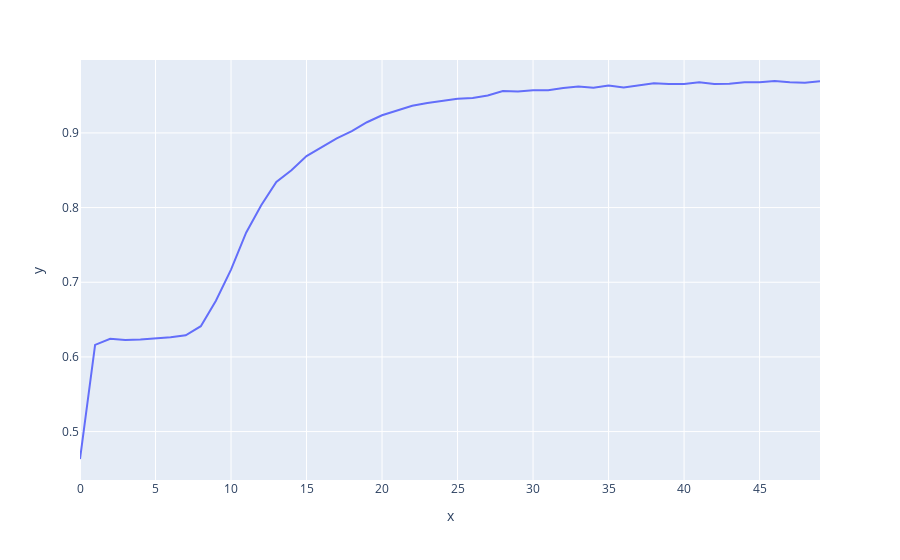
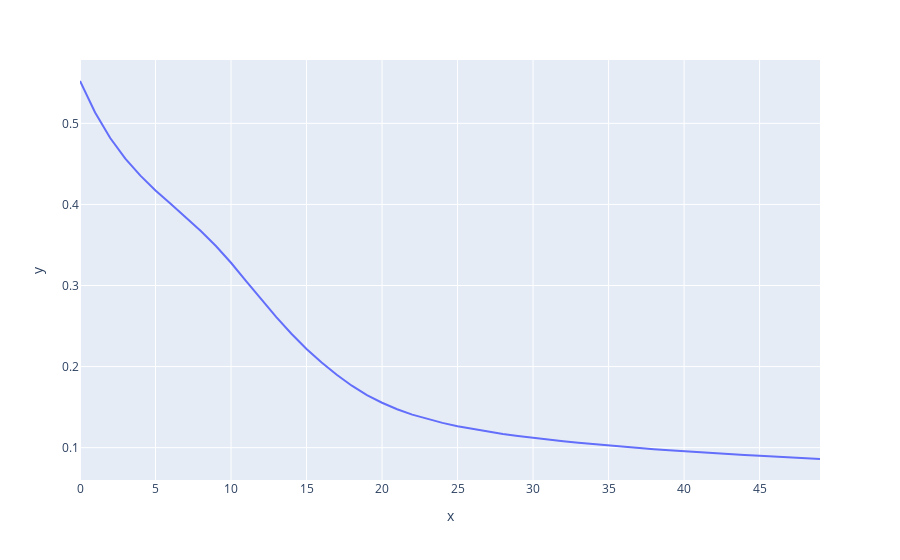

Notebook code for these charts, in order:
### Code cell
fig = px.line(y=history.history['accuracy'])
fig.show()
fig = px.line(y=history.history['loss'])
fig.show()

### Figure 1 — Plotly figure (JSON) as saved in the notebook; plotly's stock layout.template omitted (floating-point values rounded to 4 significant figures)
{"data": [{"hovertemplate": "x=%{x}<br>y=%{y}<extra></extra>", "legendgroup": "", "line": {"color": "#636efa", "dash": "solid"}, "mode": "lines", "name": "", "orientation": "v", "showlegend": false, "type": "scatter", "x": [0, 1, 2, 3, 4, 5, 6, 7, 8, 9, 10, 11, 12, 13, 14, 15, 16, 17, 18, 19, 20, 21, 22, 23, 24, 25, 26, 27, 28, 29, 30, 31, 32, 33, 34, 35, 36, 37, 38, 39, 40, 41, 42, 43, 44, 45, 46, 47, 48, 49], "xaxis": "x", "y": [0.4633, 0.6161, 0.6242, 0.6227, 0.6232, 0.6245, 0.6263, 0.6289, 0.6411, 0.6753, 0.7169, 0.7664, 0.8031, 0.8344, 0.85, 0.869, 0.8813, 0.8927, 0.9023, 0.9143, 0.9237, 0.9297, 0.9365, 0.9401, 0.943, 0.9458, 0.9469, 0.95, 0.956, 0.9555, 0.957, 0.9573, 0.9602, 0.9622, 0.9604, 0.9635, 0.9609, 0.9641, 0.9664, 0.9654, 0.9656, 0.9677, 0.9654, 0.9659, 0.968, 0.9677, 0.9695, 0.9677, 0.9672, 0.9693], "yaxis": "y"}], "layout": {"legend": {"tracegroupgap": 0}, "margin": {"t": 60}, "xaxis": {"anchor": "y", "domain": [0, 1], "title": {"text": "x"}}, "yaxis": {"anchor": "x", "domain": [0, 1], "title": {"text": "y"}}}}

### Figure 2 — Plotly figure (JSON) as saved in the notebook; plotly's stock layout.template omitted (floating-point values rounded to 4 significant figures)
{"data": [{"hovertemplate": "x=%{x}<br>y=%{y}<extra></extra>", "legendgroup": "", "line": {"color": "#636efa", "dash": "solid"}, "mode": "lines", "name": "", "orientation": "v", "showlegend": false, "type": "scatter", "x": [0, 1, 2, 3, 4, 5, 6, 7, 8, 9, 10, 11, 12, 13, 14, 15, 16, 17, 18, 19, 20, 21, 22, 23, 24, 25, 26, 27, 28, 29, 30, 31, 32, 33, 34, 35, 36, 37, 38, 39, 40, 41, 42, 43, 44, 45, 46, 47, 48, 49], "xaxis": "x", "y": [0.5522, 0.5134, 0.4819, 0.4565, 0.4355, 0.4173, 0.4007, 0.3843, 0.3672, 0.3487, 0.3281, 0.3054, 0.283, 0.261, 0.2405, 0.2217, 0.205, 0.1899, 0.1764, 0.1649, 0.1554, 0.1474, 0.1407, 0.1353, 0.1305, 0.1264, 0.1229, 0.1197, 0.1167, 0.1144, 0.1121, 0.1098, 0.1078, 0.1059, 0.1043, 0.1024, 0.1012, 0.09943, 0.09797, 0.09673, 0.09553, 0.09406, 0.09356, 0.09219, 0.09093, 0.09018, 0.08897, 0.0881, 0.08737, 0.08602], "yaxis": "y"}], "layout": {"legend": {"tracegroupgap": 0}, "margin": {"t": 60}, "xaxis": {"anchor": "y", "domain": [0, 1], "title": {"text": "x"}}, "yaxis": {"anchor": "x", "domain": [0, 1], "title": {"text": "y"}}}}
